Frame 1 (no input): blank canvas, image omitted
Frame 60 (no input): blank canvas, image omitted
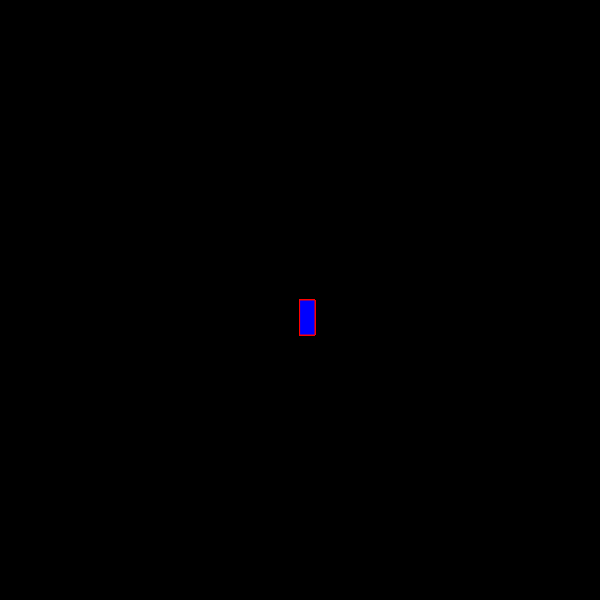
Frame 120 (the mouse pressed at the canvas centre since frame 60)

The p5.js sketch whose frames 1 and 60 were blank and that drew this single picture after the mouse press (run headless with seeded random() and noise() and a simulated clock; from frame 60 on, the mouse is pressed at the canvas centre):

// p5.js sketch
// ── sketch.js
function setup() {
    createCanvas(600, 600);
   background("black");
  }
  
  function draw() {
   stroke("red");
     fill("blue");
   
  if(mouseIsPressed){  
    rect(mouseX, mouseY, 15, 35)
     }
     
      }
